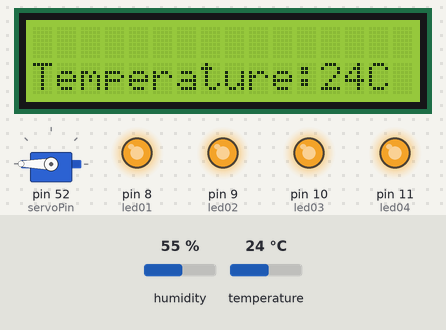
Bench run of a sketch on a simulated Arduino Mega 2560, built with avr-gcc and run on an emulated ATmega2560. Shown: servo, 16×2 character LCD, output pins drawn as LEDs (lit = HIGH). The inputs (shaded band) are chosen by the test bench; at power-on: temperature 24 °C, humidity 55 %.

Above: at 1.2 s.
1.3 s: temperature set to 12 °C
At 3.2 s:
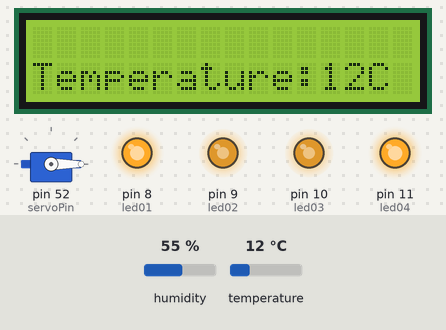
3.6 s: temperature set to 19 °C
At 5.3 s:
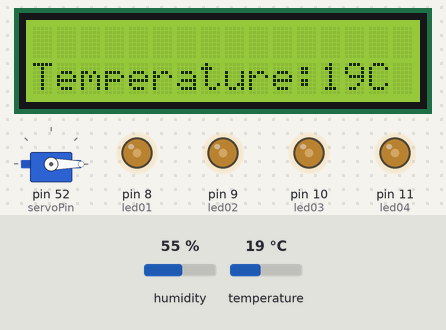
5.6 s: temperature set to 28 °C
At 7.4 s:
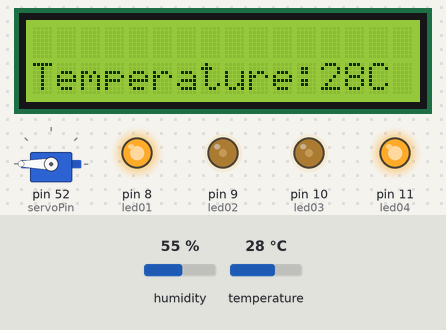
7.7 s: temperature set to 41 °C
At 8.6 s:
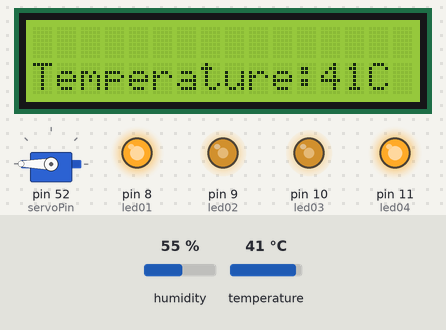
Timing chart, 0 to 10.7 s (numbered marks = the images above; inputs shaded):
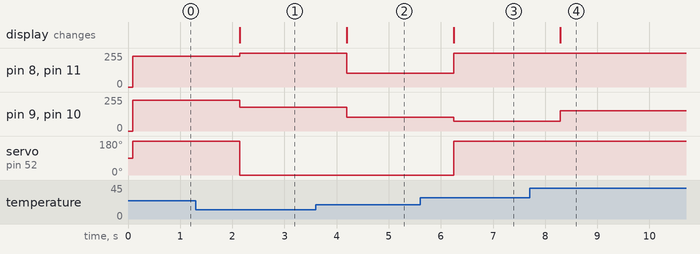

Measured:
- after the input at 1.3 s, pin 8 (led01), pin 11 (led04): 229/255 → 255/255 after 0.84 s; pin 9 (led02), pin 10 (led03): 229/255 → 180/255 after 0.84 s; servo on pin 52 (servoPin): 180° → 0° after 0.84 s; the display: changes after 0.84 s (image 1)
- after the input at 3.6 s, pin 8 (led01), pin 11 (led04): 255/255 → 102/255 after 0.59 s; pin 9 (led02), pin 10 (led03): 180/255 → 102/255 after 0.59 s; the display: changes after 0.59 s (image 2)
- after the input at 5.6 s, pin 8 (led01), pin 11 (led04): 102/255 → 255/255 after 0.64 s; pin 9 (led02), pin 10 (led03): 102/255 → 75/255 after 0.64 s; servo on pin 52 (servoPin): 0° → 180° after 0.64 s; the display: changes after 0.64 s (image 3)
- after the input at 7.7 s, pin 9 (led02), pin 10 (led03): 75/255 → 151/255 after 0.59 s; the display: changes after 0.59 s (image 4)

The sketch:

main.ino
```cpp
#include <Servo.h>
#include  <dht.h>
#include <LiquidCrystal.h>

//initial Servo
Servo servo;
int pos = 0;
int servoPin = 52;

///initial temperature Sensor
int tempPin = A0;
dht DHT;

//initial LEDS
int led01 = 8;
int led02 = 9;
int led03 = 10;
int led04 = 11;

//initial LCD
int rs = 7;
int en = 6;
int d4 = 5;
int d5 = 4;
int d6 = 3;
int d7 = 2;

// state of switch
int temp = 0;

//create LCD
LiquidCrystal lcd(rs, en, d4, d5, d6, d7);

void setup() {
  // put your setup code here, to run once:
 servo.attach(servoPin);

pinMode(led01,OUTPUT);
pinMode(led02,OUTPUT);
pinMode(led03,OUTPUT);
pinMode(led04,OUTPUT);

lcd.begin(16, 2);

}

void loop() {
  // put your main code here, to run repeatedly:

//**DHT TEMPERATURE TESTER**
DHT.read11(tempPin);

//Serial.print("temperature = ");
//Serial.print(DHT.temperature);
//Serial.println("C  ");

temp = DHT.temperature;

//**SERVO TESTER**
//servo.write(180);
// delay(2000);

lcd.setCursor(0,1);
lcd.print("Temperature:");
lcd.print(temp);
lcd.print("C ");

int led_val = map(temp,15,25,0,255);


analogWrite(led01,led_val);
analogWrite(led02,led_val);
analogWrite(led03,led_val);
analogWrite(led04,led_val);


if(temp > 20){
  servo.write(180);
  delay(1000);
}

else{
  servo.write(0);
  delay(1000);
}
//digitalWrite(led01,HIGH);
//digitalWrite(led02,HIGH);
//digitalWrite(led03,HIGH);
//digitalWrite(led04,HIGH);


}
```
